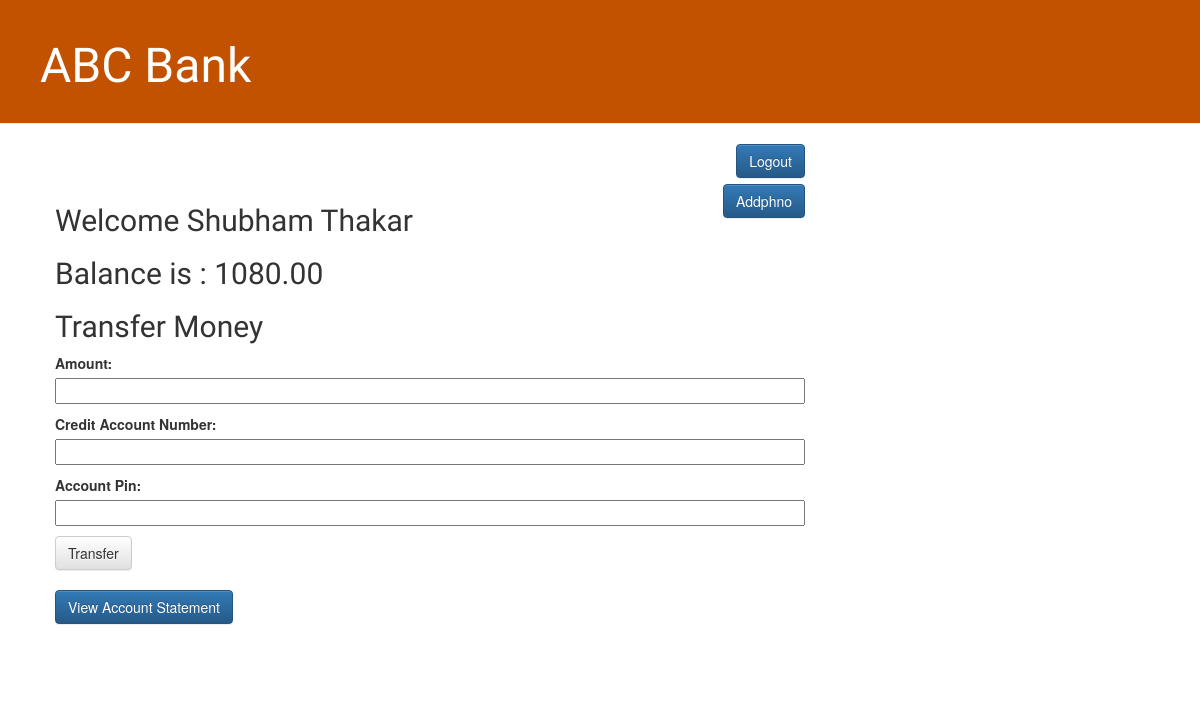
Before: /64712310680/ with the older database file.
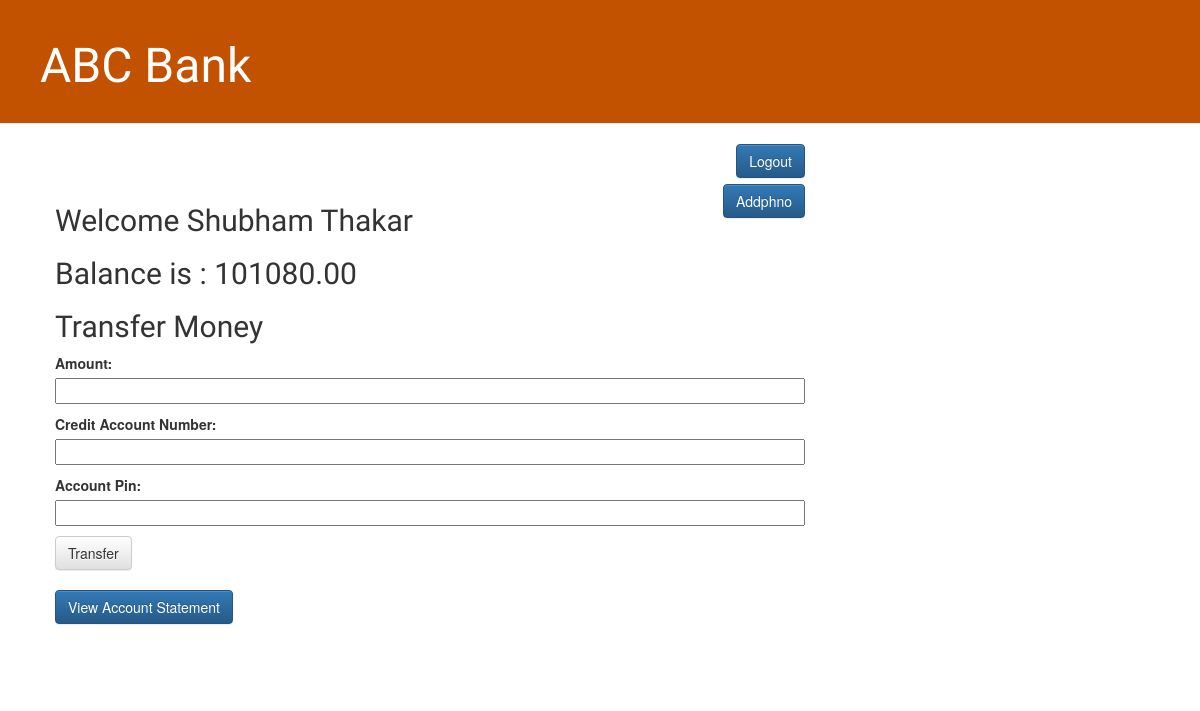
After: the same page with the newer database file.
### bank/models.py (models this page shows, shortened)
class account(models.Model):
    acct_no = models.CharField(max_length = 13, primary_key = True, validators=[len11])
    customer = models.ForeignKey(customer,default = "", on_delete = models.CASCADE)
    pin = models.PositiveSmallIntegerField(validators=[len6])
    balance = models.DecimalField(max_digits = 12, decimal_places = 2)

class customer(models.Model):
    pan = models.CharField(max_length = 10,primary_key = True, validators=[validate_pan])
    fname = models.CharField(max_length = 15)
    mname = models.CharField(max_length = 15)
    lname = models.CharField(max_length = 15)
    date_birth = models.DateField()
    address1 = models.CharField(max_length = 40)
    address2 = models.CharField(max_length = 40, null=True, blank=True)
    address3 = models.CharField(max_length = 40, null=True, blank=True)

### bank/views.py (the view, shortened to what this page needs)
# urls.py: path('<int:acct_no>/',views.acct_details, name= "acct_details"),
def acct_details(request, acct_no):
    form = TransactionForm()
    acct = account.objects.get(acct_no=acct_no)
    return render(request, 'bank/acct_details.html', {'acct':acct, 'transForm':form})

### bank/forms.py
class TransactionForm(forms.Form):
    amt = forms.DecimalField(label = 'Amount', max_digits = 12, decimal_places = 2)
    credit_acct_no = forms.CharField(label = 'Credit Account Number', max_length = 13)
    pin = forms.CharField(label = 'Account Pin',max_length = 6, widget = forms.PasswordInput())

### bank/templates/bank/acct_details.html (shortened to what this page needs)
{% extends 'bank/base.html' %}
{% block content %}
    <a href="{% url 'login_page' %}" class="btn btn-primary" style="float:right">Logout</a>
    <br><br>
    <a href="add_ph/" class="btn btn-primary" style="float:right">Addphno</a>
    <h2>Welcome {{acct.customer.fname}} {{acct.customer.lname}}</h2>
    <h2>Balance is : {{acct.balance}}</h2>
    <h2>Transfer Money</h2>
    <form method="POST" class="post-form" autocomplete="off">{% csrf_token %}
        {{ transForm.as_p }}
        <button type="submit" class="btn btn-default">Transfer</button>
    </form>
    <br>
    <a href = "statement/" class="btn btn-primary">View Account Statement</a>
    <br><br><br><br>
{% endblock %}

Changed rows visible on the page:
changed account "Shubham": balance "1080.00" → "101080.00"
